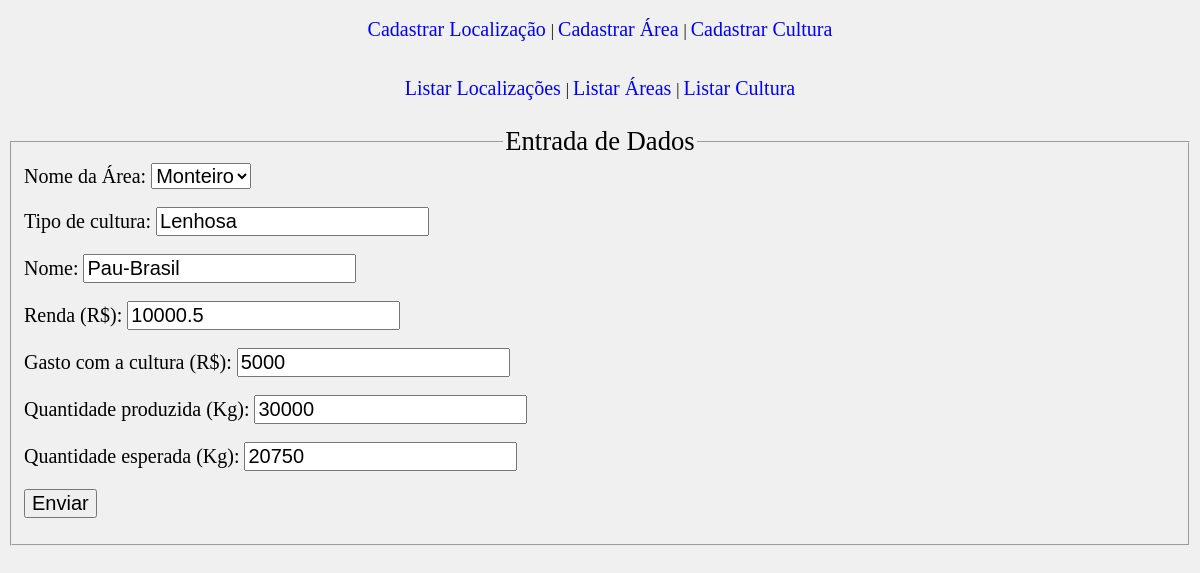
Page /form_alterar_cultura.php?id=3 on the earlier database version.
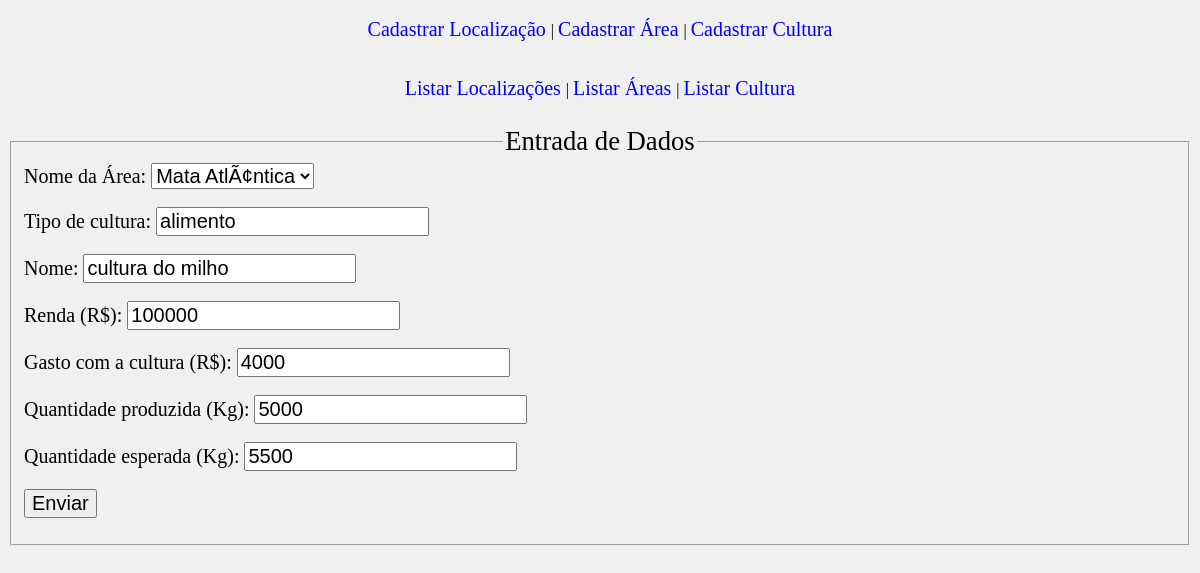
Same page on the later database version.
### tables this page shows
CREATE TABLE IF NOT EXISTS `cultura` (
  `ID_cultura` int(11) NOT NULL AUTO_INCREMENT,
  `cod_area` int(100) NOT NULL,
  `tipo` varchar(100) NOT NULL,
  `nome_cul` varchar(100) NOT NULL,
  `renda` float NOT NULL,
  `gasto` float NOT NULL,
  `q_produzida` float NOT NULL,
  `q_esperada` float NOT NULL,
  PRIMARY KEY (`ID_cultura`),
  KEY `cod_area` (`cod_area`)
);

CREATE TABLE IF NOT EXISTS `area` (
  `ID_area` int(11) NOT NULL AUTO_INCREMENT,
  `cod_localizacao` int(100) NOT NULL,
  `nome` varchar(100) NOT NULL,
  `uni_medida` varchar(10) NOT NULL,
  `tamanho` int(100) NOT NULL,
  PRIMARY KEY (`ID_area`),
  KEY `cod_localizacao` (`cod_localizacao`)
);

### form_alterar_cultura.php (the view, shortened to what this page needs)
<?php
	include "conexao.php";
	include "funcao.php";
?>
<html>
	<head>
		<link rel="stylesheet" href="estilos.css"/>
	</head>
	<body class="corpo">
		<?php
			menu();
			lista();
			$id = $_GET["id"];
			$select = "SELECT * FROM cultura WHERE ID_cultura = $id";
			$resultado = mysqli_query($link, $select) or die (mysqli_error($link));
			$linha = mysqli_fetch_array($resultado);
		?>
		<fieldset>
			<legend>Entrada de Dados</legend>
			<form action="altera_cultura.php" method="post">
				<label>Nome da Área: </label>
				<select name="area">
					<?php
						$select = "SELECT * FROM area";
						$resultado = mysqli_query($link, $select) or die(mysqli_error($link));
						while( $linha1 = mysqli_fetch_array($resultado) ){
							echo "<option value='" . $linha1["cod_localizacao"] . "' ";
								if($linha1['ID_area'] == $linha['cod_area']){
									echo " selected ";
								}
							echo "> " . $linha1["nome"] . " </option>";
						}
					?>
				</select>
				<br />
				<br />
				<label>Tipo de cultura: </label>
				<input type="text" name="tipo" value="<?=$linha['tipo']?>" />
				<br />
				<br />
				<label>Nome: </label>
				<input type="text" name="nome" value="<?=$linha['nome_cul']?>" />
				<br />
				<br />
				<label>Renda (R$): </label>
				<input type="number" step="0.01" name="renda" value="<?=$linha['renda']?>" />
				<br />
				<br />
				<label>Gasto com a cultura (R$): </label>
				<input type="number" step="0.01" name="gasto" value="<?=$linha['gasto']?>" />
				<br />
				<br />
				<label>Quantidade produzida (Kg): </label>
				<input type="number" step="0.01" name="produzida" value="<?=$linha['q_produzida']?>" />
				<br />
				<br />
				<label>Quantidade esperada (Kg): </label>
				<input type="number" step="0.01" name="esperada" value="<?=$linha['q_esperada']?>" />
				<br />
				<br />
				<input type="submit" value="Enviar"/>
			</form>
		</fieldset>
	</body>
</html>

### funcao.php
<?php
	function menu(){
		?>
			<p class="link">
				<a href="form_localizacao.php"> Cadastrar Localização </a> |
				<a href="form_area.php"> Cadastrar Área </a> |
				<a href="form_cultura.php"> Cadastrar Cultura </a>
			</p>
		<?php
	}
	function lista(){
		?>
			<p class="link">
				<a href="listar_localizacao.php"> Listar Localizações </a> |
				<a href="listar_area.php"> Listar Áreas </a> |
				<a href="listar_cultura.php"> Listar Cultura </a>
			</p>
		<?php
	}
?>

### estilos.css (style rules this page uses)
.corpo { background-color: rgb(240, 240, 240); }
label, input, select { font-size: 20px; }
p.link { text-align: center; padding: 10px; }
.link a { color: blue; text-decoration: none; font-size: 15pt; }
legend { margin: 0 auto; font-size: 20pt; }

Differences in the rows shown:
changed cultura: area "Monteiro" → "Mata AtlÃ¢ntica"; tipo "Lenhosa" → "alimento"; nome "Pau-Brasil" → "cultura do milho"; renda "10000.5" → "100000"; gasto "5000" → "4000"; produzida "30000" → "5000"; esperada "20750" → "5500"
